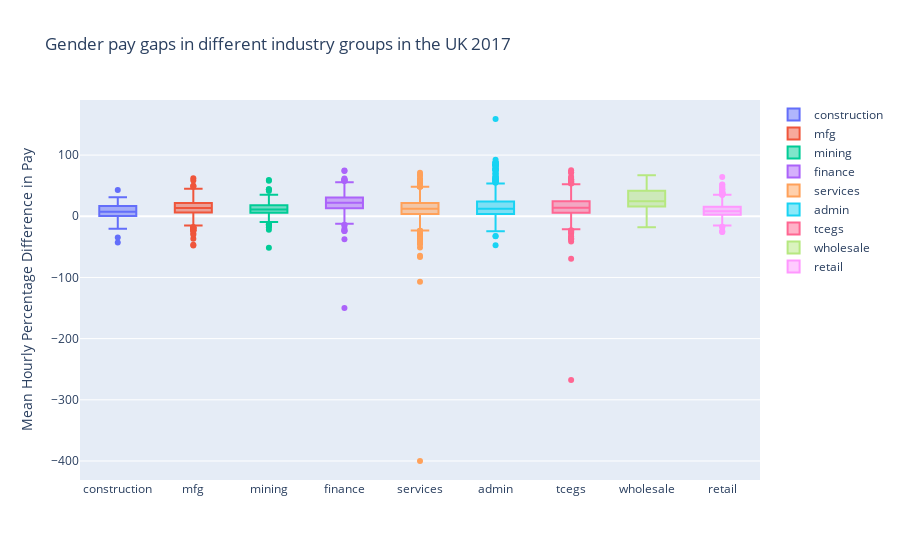

The cell this chart's notebook holds for it:
### Code cell
import plotly.graph_objects as go

vals = np.array([construction_pay,mfg_pay,mining_pay,finance_pay, services_pay, admin_pay,tcegs_pay,wholesale_pay,retail_pay])

fig = go.Figure()

x = 0
for i in vals:
    titles = np.array(['construction','mfg','mining','finance', 'services', 'admin','tcegs','wholesale','retail'])
    fig.add_trace(go.Box(y=i, name = titles[x]))
    x+=1
fig.update_layout(
    title="Gender pay gaps in different industry groups in the UK 2017",
       yaxis_title="Mean Hourly Percentage Difference in Pay",
    )

fig.show()

### Figure 1 — Plotly figure (JSON) as saved in the notebook; plotly's stock layout.template omitted (floating-point values rounded to 4 significant figures; data arrays with more than 128 entries replaced by an {"elided": "..."} marker saying what was removed)
{"data": [{"name": "construction", "type": "box", "y": [22.6, -42.9, 20.9, 5.9, 3.2, 26.1, 16.9, 17.2, 17, 5.4, 26.4, 5.7, 12.9, 10.6, 6.5, 15.9, -9.2, 7.3, 4.3, 23.2, -4.6, 14.3, 4.6, 23, 18, 4.1, 4.6, 8.7, -14, 20.9, -2, -1.1, 3.6, -9.1, 31, 12.7, 0.1, 19.7, 9.6, 4.8, 24.7, -3.6, 13.7, 27.2, 15.3, 20, 0.6, 0.6, 11.9, -34.5, -9.7, 0.8, 1.1, 4.7, -2.2, 7.3, 10.6, -1, -3.3, 16, 13.4, -20.3, 7, 11, 42.9, 11.9, 22.9]}, {"name": "mfg", "type": "box", "y": {"elided": "1052 float values"}}, {"name": "mining", "type": "box", "y": {"elided": "319 float values"}}, {"name": "finance", "type": "box", "y": {"elided": "899 float values"}}, {"name": "services", "type": "box", "y": {"elided": "4047 float values"}}, {"name": "admin", "type": "box", "y": {"elided": "489 float values"}}, {"name": "tcegs", "type": "box", "y": {"elided": "1597 float values"}}, {"name": "wholesale", "type": "box", "y": [16, 42.6, 20.6, 41, 45.7, 16, 23.6, 44.6, 18, 35, 44.3, 15.2, 44.1, 35.6, 16.9, 34.7, 2, 15.7, 46.4, 51.7, -5.7, 45.4, 27, 15, 12.5, 53.5, 24.9, 37.1, 1.2, 32.6, 29, 7.3, 19.6, 16.4, 19.8, -17.8, 16, 24.1, 38.3, 67, 25, 34.7, 11.6, 19.8, 18.4, 2.2, 2.5, 20.1, 57.7, 56.9, 57.6, 29.9]}, {"name": "retail", "type": "box", "y": {"elided": "789 float values"}}], "layout": {"title": {"text": "Gender pay gaps in different industry groups in the UK 2017"}, "yaxis": {"title": {"text": "Mean Hourly Percentage Difference in Pay"}}}}
